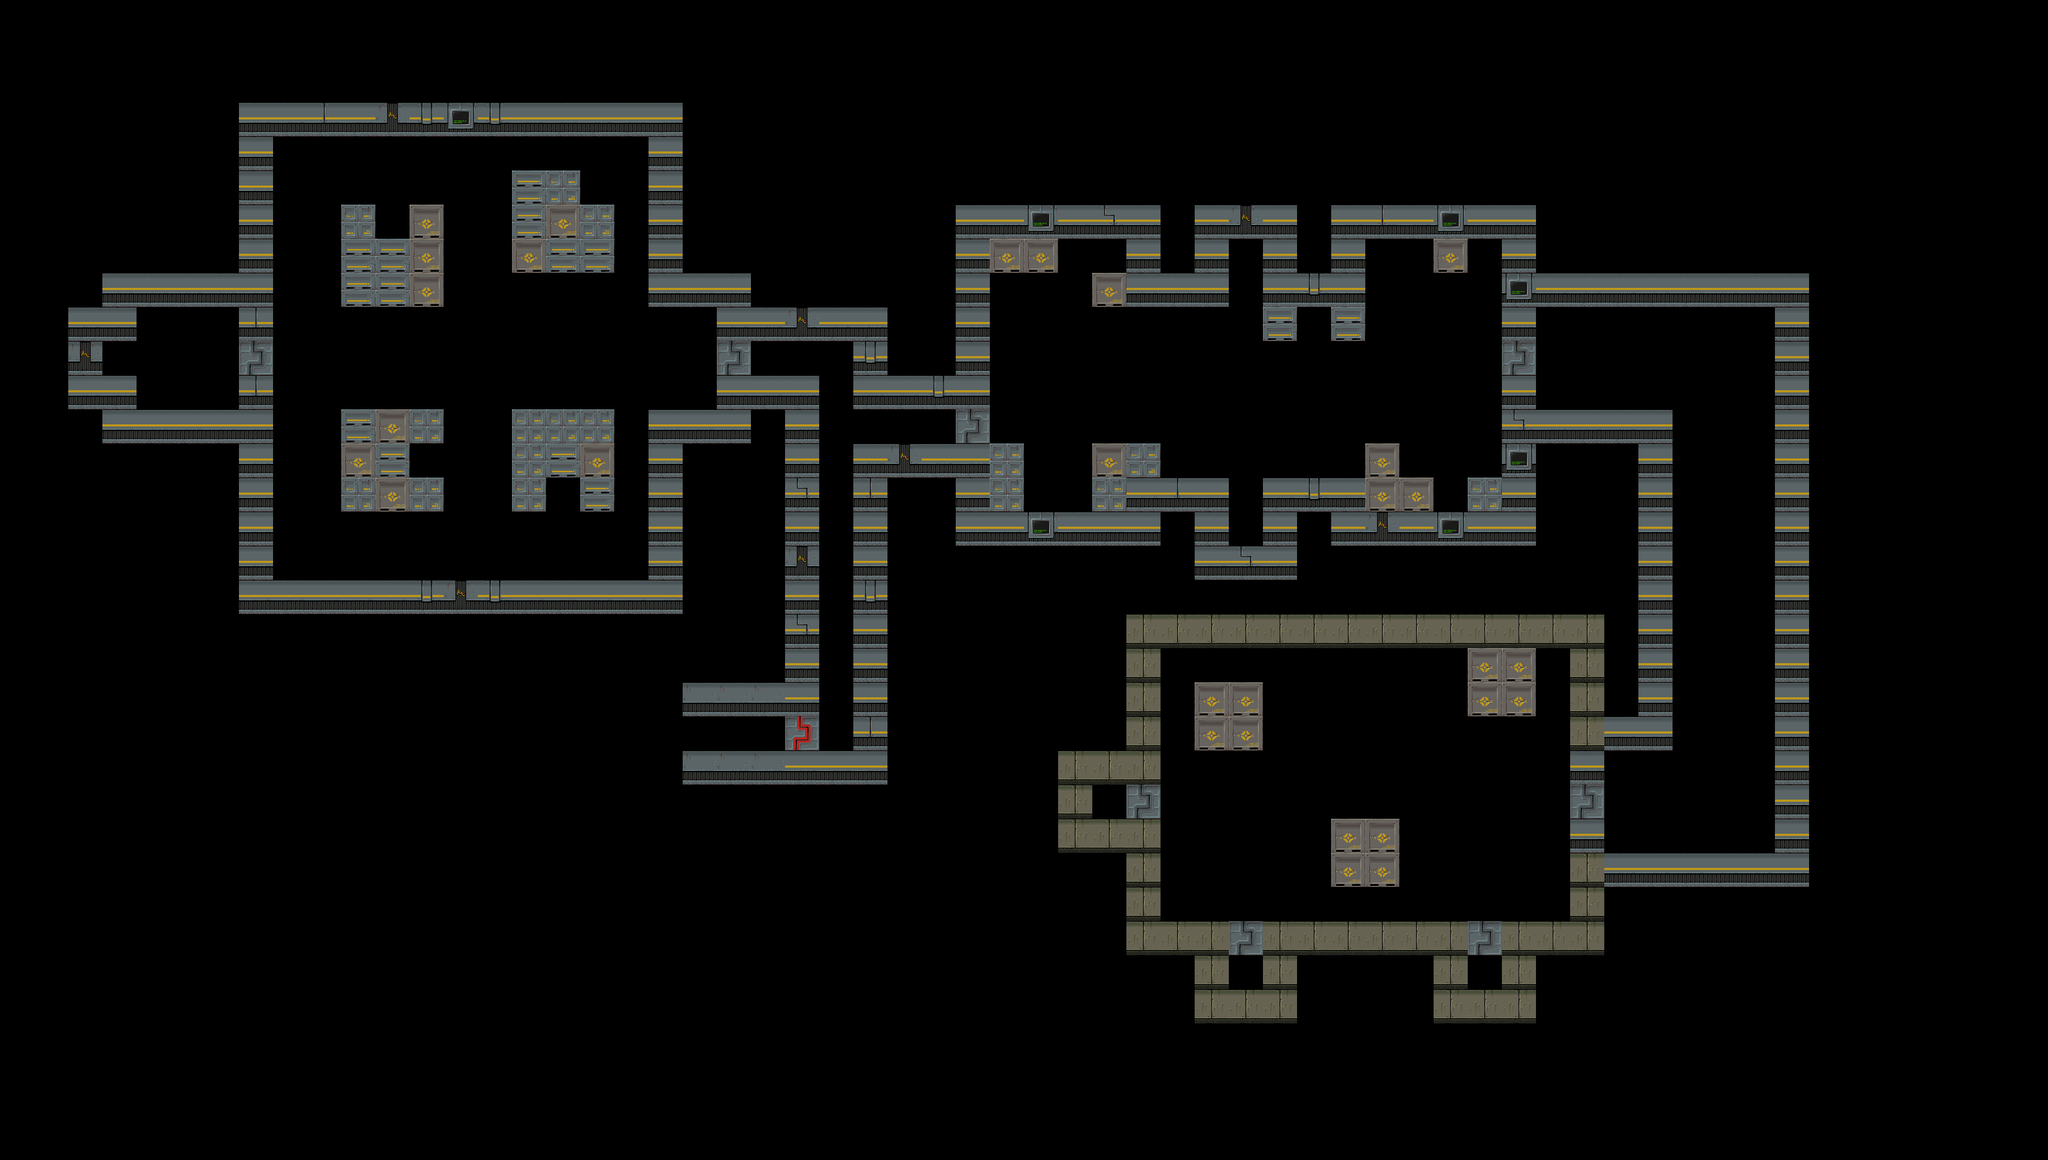

Tiled map render using the project's own tile images. Description and the map definition, with tile-layer contents summarised, below:
An orthogonal 60x34 tile map with 64x64 px tiles, 3 tile layers (Floor, Walls, Doors) and 51 objects (26x enemy, 9x door, 8x Item, 4x Ammo, 2x Weapon, ...).

<map version="1.10" tiledversion="1.11.2" orientation="orthogonal" renderorder="right-down" width="60" height="34" tilewidth="64" tileheight="64" infinite="0" nextlayerid="11" nextobjectid="125">
 <properties>
  <property name="floor_color" value="#1e1e1e" />
  <property name="map_name" value="Oblivara Outpost" />
  <property name="music_file" value="assets/music/m1.wav" />
 </properties>
 <tileset firstgid="1" name="RetroFPSTileset" tilewidth="64" tileheight="64" tilecount="64" columns="8">
  <image source="textures/RetroFPSTileset.png" width="512" height="512" />
 </tileset>
 <layer id="4" name="Floor" width="60" height="34">
  <data>[2040 cells, 0 non-empty, 0 distinct tile ids]</data>
 </layer>
 <layer id="2" name="Walls" width="60" height="34">
  <data>[2040 cells, 326 non-empty, 12 distinct tile ids]</data>
 </layer>
 <layer id="5" name="Doors" width="60" height="34">
  <data>[2040 cells, 10 non-empty, 3 distinct tile ids]</data>
 </layer>
 <objectgroup id="3" name="PlayerSpawn">
  <object id="3" name="playerStart" x="350.454" y="678.666">
   <point />
  </object>
 </objectgroup>
 <objectgroup id="6" name="DoorsObj">
  <object id="12" type="door" x="1344" y="640.25" width="64" height="64">
   <properties>
    <property name="auto_close_time" type="float" value="3" />
    <property name="axis" value="y" />
    <property name="required_key" value="None" />
    <property name="thickness" type="float" value="1" />
   </properties>
  </object>
  <object id="95" type="door" x="1472" y="1344" width="64" height="64">
   <properties>
    <property name="auto_close_time" type="float" value="3" />
    <property name="axis" value="y" />
    <property name="required_key" value="red" />
    <property name="thickness" type="float" value="1" />
   </properties>
  </object>
  <object id="82" type="door" x="1792" y="768.25" width="64" height="64">
   <properties>
    <property name="auto_close_time" type="float" value="3" />
    <property name="axis" value="y" />
    <property name="required_key" value="None" />
    <property name="thickness" type="float" value="1" />
   </properties>
  </object>
  <object id="13" type="door" x="448" y="640.25" width="64" height="64">
   <properties>
    <property name="auto_close_time" type="float" value="3" />
    <property name="axis" value="y" />
    <property name="required_key" value="None" />
    <property name="thickness" type="float" value="0.2" />
   </properties>
  </object>
  <object id="107" type="door" x="2112" y="1472" width="64" height="64">
   <properties>
    <property name="auto_close_time" type="float" value="3" />
    <property name="axis" value="y" />
    <property name="required_key" value="None" />
    <property name="thickness" type="float" value="1" />
   </properties>
  </object>
  <object id="108" type="door" x="2944" y="1472" width="64" height="64">
   <properties>
    <property name="auto_close_time" type="float" value="3" />
    <property name="axis" value="y" />
    <property name="required_key" value="None" />
    <property name="thickness" type="float" value="1" />
   </properties>
  </object>
  <object id="109" type="door" x="2752" y="1728" width="64" height="64">
   <properties>
    <property name="auto_close_time" type="float" value="3" />
    <property name="axis" value="x" />
    <property name="required_key" value="None" />
    <property name="thickness" type="float" value="1" />
   </properties>
  </object>
  <object id="110" type="door" x="2304" y="1728" width="64" height="64">
   <properties>
    <property name="auto_close_time" type="float" value="3" />
    <property name="axis" value="x" />
    <property name="required_key" value="None" />
    <property name="thickness" type="float" value="1" />
   </properties>
  </object>
  <object id="111" type="door" x="2816" y="640" width="64" height="64">
   <properties>
    <property name="auto_close_time" type="float" value="3" />
    <property name="axis" value="y" />
    <property name="required_key" value="None" />
    <property name="thickness" type="float" value="1" />
   </properties>
  </object>
  <object id="113" name="key_red" type="Item" x="2066.5" y="1508.17">
   <properties>
    <property name="amount" type="int" value="0" />
    <property name="item_type" value="item" />
    <property name="sprite" value="assets/pickups/keys/key_red.png" />
   </properties>
   <point />
  </object>
 </objectgroup>
 <objectgroup id="7" name="EnemySpawns">
  <object id="64" type="enemy" x="1264" y="656">
   <properties>
    <property name="enemy_type" value="gunner" />
   </properties>
   <point />
  </object>
  <object id="73" type="enemy" x="593.083" y="310.546">
   <properties>
    <property name="enemy_type" value="gunner" />
   </properties>
   <point />
  </object>
  <object id="74" type="enemy" x="600.003" y="1017.33">
   <properties>
    <property name="enemy_type" value="gunner" />
   </properties>
   <point />
  </object>
  <object id="79" type="enemy" x="901.333" y="672">
   <properties>
    <property name="enemy_type" value="gunner" />
   </properties>
   <point />
  </object>
  <object id="83" type="enemy" x="2334" y="534.424">
   <properties>
    <property name="enemy_type" value="shotgunner" />
   </properties>
   <point />
  </object>
  <object id="84" type="enemy" x="2335.33" y="945.091">
   <properties>
    <property name="enemy_type" value="shotgunner" />
   </properties>
   <point />
  </object>
  <object id="86" name="bullets" type="Ammo" x="799.333" y="868">
   <properties>
    <property name="ammo_type" value="bullets" />
    <property name="amount" type="int" value="50" />
    <property name="sprite" value="assets/pickups/ammo/ammo_bullets.png" />
   </properties>
   <point />
  </object>
  <object id="87" type="enemy" x="1106.67" y="1057.33">
   <properties>
    <property name="enemy_type" value="gunner" />
   </properties>
   <point />
  </object>
  <object id="88" type="enemy" x="1165.33" y="329.333">
   <properties>
    <property name="enemy_type" value="gunner" />
   </properties>
   <point />
  </object>
  <object id="89" type="enemy" x="2009.09" y="618.909">
   <properties>
    <property name="enemy_type" value="gunner" />
   </properties>
   <point />
  </object>
  <object id="90" type="enemy" x="2012.12" y="809.818">
   <properties>
    <property name="enemy_type" value="gunner" />
   </properties>
   <point />
  </object>
  <object id="91" type="enemy" x="2330.3" y="688.606">
   <properties>
    <property name="enemy_type" value="gunner" />
   </properties>
   <point />
  </object>
  <object id="92" type="enemy" x="2666.67" y="573.455">
   <properties>
    <property name="enemy_type" value="gunner" />
   </properties>
   <point />
  </object>
  <object id="93" type="enemy" x="2663.64" y="812.848">
   <properties>
    <property name="enemy_type" value="gunner" />
   </properties>
   <point />
  </object>
  <object id="94" type="enemy" x="1568" y="1266.67">
   <properties>
    <property name="enemy_type" value="gunner" />
   </properties>
   <point />
  </object>
  </objectgroup>
 <objectgroup id="9" name="Pickups">
  <!-- 9 objects omitted --></objectgroup>
 <objectgroup id="10" name="LevelExit">
  <!-- 1 objects omitted --></objectgroup>
</map>
<!-- 25 of 51 objects omitted -->